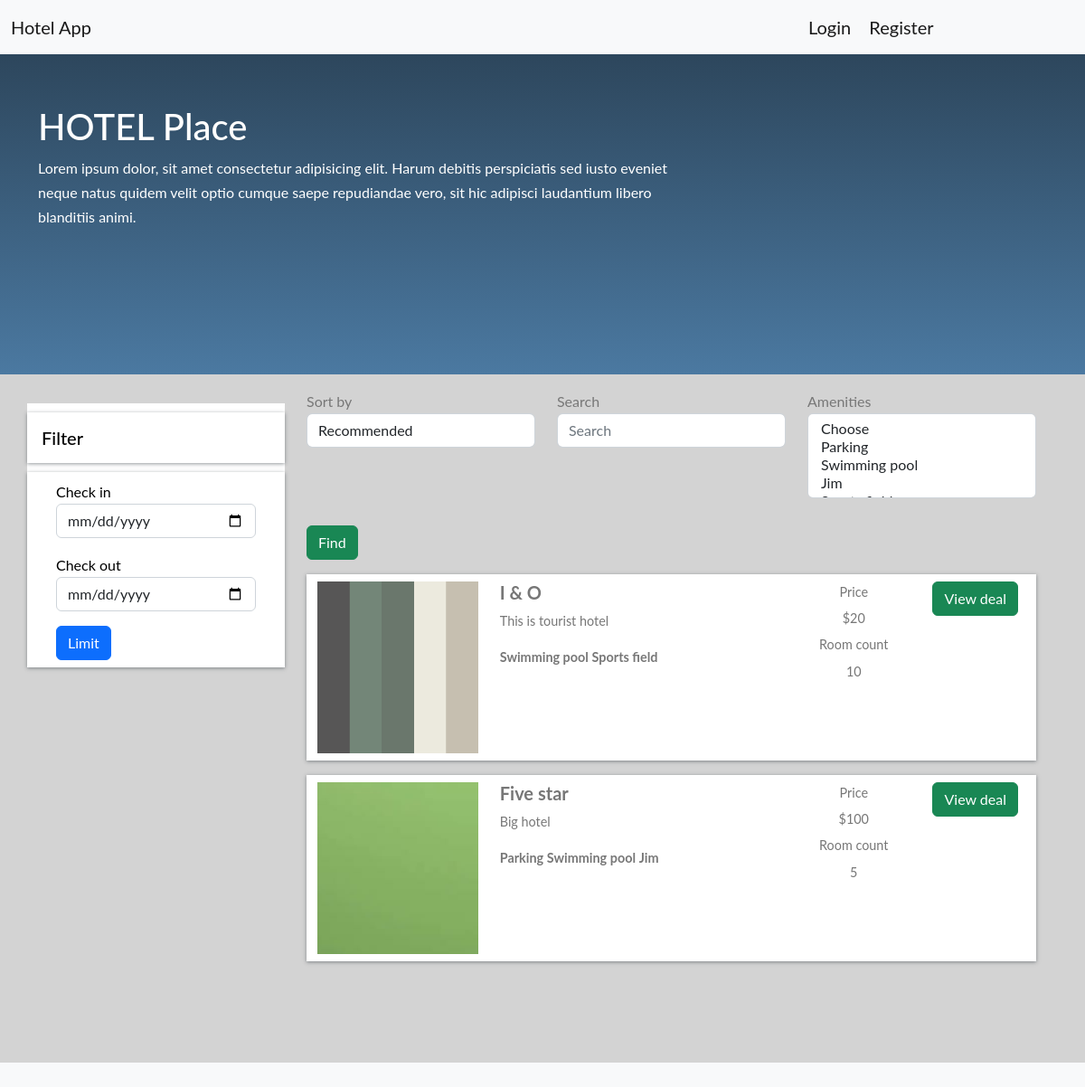
The page / on the database its author committed.
### home/models.py (models this page shows, shortened)
class BaseModel(models.Model):
    uid=models.UUIDField(default=uuid.uuid4, editable=False, primary_key=True)
    created_at= models.DateField(auto_now_add=True)
    updated_at = models.DateField(auto_now_add=True)

class HotelImage(BaseModel):
    hotels = models.ForeignKey(Hotel, on_delete = models.CASCADE,  related_name='hotels_name')
    image= models.ImageField(upload_to='hotels')

class Hotel(BaseModel):
    hotel_name = models.CharField(max_length=100)
    hotel_price=models.IntegerField()
    description = models.TextField()
    amenities = models.ManyToManyField(Amenities)
    room_count = models.IntegerField(default=10)

class Amenities(BaseModel):
    amenities_name=models.CharField(max_length=100)

### home/views.py (the view, shortened to what this page needs)
# urls.py: path('',home, name='home'),
def home(request):
    amenities=Amenities.objects.all()
    hotels = Hotel.objects.all()
    sort_by = request.GET.get('sort_by')
    amenitiess = request.GET.getlist('amenities')
    if sort_by:
        if sort_by == 'ASC':
            hotels = hotels.order_by('hotel_price')
        elif sort_by == 'DSC':
            hotels = hotels.order_by('-hotel_price')
    if len(amenitiess):
        hotels = hotels.filter(amenities__amenities_name__in = amenitiess).distinct()
    context = {
        'amenities':amenities, 'hotels':hotels, 'sort_by':sort_by, 'amenitiess':amenitiess,
        }
    return render(request,'home.html',context)

### templates/home.html (shortened to what this page needs)
{% extends "base.html" %}
{%  block start %}
<section class="colorful jumbotron mb-0" role="banner">
    <nav class="navbar navbar-expand-lg justify-content-between navbar-dark" role="navigation">
        <div class="navbar-brand">
            <a href="index.html">Hotel Spoof
                <em>.</em>
            </a>
        </div>
    </nav>
    <div class="container hotels-container">
        <div class="row mt-2 justify-content-between">
            <div class="col-md-8 text-white align-self-center mb-2 p-4">
                <h1>HOTEL Place</h1>
                <span class=""> Lorem ipsum dolor, sit amet consectetur adipisicing elit. Harum debitis perspiciatis sed iusto
                    eveniet neque natus quidem velit optio cumque saepe repudiandae vero, sit hic adipisci laudantium libero blanditiis
                    animi.
                </span>
            </div>
        </div>
    </div>
</section>
<section class="search-container mb-5 pb-5">
    <div class="container">
        <div class="row">
            <div class="col-lg-3">
                <div class="row mt-2 justify-content-between">
                    <div class="filter-card">
                        <h5>Filter</h5>
                        <form action="#" method='post'>
                            <div class="row form-group">
                                <div class="col-md-12">
                                    <label for="mintopay">Check in</label>
                                    <p>
                                        <input type="date" name="checkin" id="checkin" class="form-control">
                                    </p>
                                </div>
                                <div class="col-md-12">
                                    <label for="maxtopay">Check out</label>
                                    <p>
                                        <input type="date" name="checkout" id="checkout" class="form-control">
                                    </p>
                                </div>
                            </div>
                            <div class="row form-group">
                                <div class="col-md-12">
                                    <input type="submit" class="btn btn-primary btn-block" value="Limit">
                                </div>
                            </div>
                        </form>
                    </div>
                </div>
            </div>
            <div class="col-lg-9  px-4 mb-5">
               <form>
                <div class="row mt-3">
                    <div class="col-md-4">
                    <div class="form-inline">
                        <label class="" for="exampleFormControlSelect1">Sort by</label>
                        <select class="form-control" name="sort_by" id="exampleFormControlSelect1">
                            <option value="">Recommended</option>
                        </select>
                    </div>
                    </div>
                    <div class="col-md-4">
                                <div class="form-inline">
                                    <label class="" for="exampleFormControlSelect1">Search</label>
                                    <input name="search" id="search-input" class="form-control" value="{{search}}" placeholder="Search">
                                </div>
                            </div>
                    <div class="col-md-4">
                        <div class="form-inline">
                           <label class="" for="exampleFormControlSelect1">Amenities</label>
                            <select name="amenities" class="form-control" multiple>
                            <option value="">Choose</option>
                            {% for emenit in amenities%}
                              <option {% if emenit.amenities_name in amenitiess %} selected {%endif %} value="{{emenit.amenities_name}}">{{emenit.amenities_name}}</option>
                            {% endfor %}
                        </select>
                        </div>
                    </div>
                    <div class="col-md-4">
                            <button style="margin-top: 30px;" type="submit" class="btn btn-success">Find</button>
                        </div>
                </div>
                </form>
                    {% for hotel in hotels %}
                        <div class="row search-card-result">
                            <div class="col-md-3">
                                {% for hotel_image in hotel.hotels_name.all|slice:":1" %}
                                    <a href="{% url 'hotel_detail' uid=hotel_image.hotels.uid %}">
                                        <img class="img-fluid" src="{{ hotel_image.image.url }}" alt="">
                                    </a>
                                {% endfor %}
                            </div>
                        <div class="col-md-5">
                            <h5>{{hotel.hotel_name}}</h5>
                            <p>
                            {{hotel.description | truncatechars:150}}
                            </p>
                            <p>
                                {% for amenitie in hotel.amenities.all %}
                                <b>{{amenitie.amenities_name}}</b>
                                {% endfor %}
                            </p>
                        </div>
                        <div class="col-md-2 border-left text-center more-offers">
                            <p>Price</p>
                            <p>${{hotel.hotel_price}}</p>
                            <p>Room count</p>
                            <p>{{hotel.room_count}}</p>
                        </div>
                        <div class="col-md-2 border-left text-center more-offers">
                            <a href="{% url 'hotel_detail' uid=hotel.uid %}" class="btn btn-success">View deal</a>
                </div>
                    </div>
                    {% endfor %}
            </div>
        </div>
    </div>
</section>
{% endblock %}

### templates/base.html (shortened to what this page needs)
<!doctype html>
<html lang="en">
  <head>
    <link href="https://cdn.jsdelivr.net/npm/bootstrap@5.2.0-beta1/dist/css/bootstrap.min.css" rel="stylesheet">
</head>
  <body class="bg-light">
<nav class="navbar fixed-top bg-light">
  <div class="container-fluid">
    <a class="navbar-brand" href="/">Hotel App</a>
    <div class="col-lg-3 text-right  justify-content-end" id="navbarNav">
      <ul class="nav">
          <li class="nav-item">
            {% if user.is_authenticated %}
              <li class="navbar-brand">   {{user.last_name}}</li>
              <li><a class="navbar-brand" href="logout">Logout</a></li>
           {% else %}
                <a class="navbar-brand" href="login/">Login</a>
                <a class="navbar-brand" href="register/">Register</a>
          {% endif %}
          </li>
      </ul>
  </div>
  </div>
</nav>
      {% block start %}
      {% endblock %}
  </body>
</html>

### rows shown on the page
Hotel: hotel_name "I & O", description "This is tourist hotel", hotel_price "20", room_count "10"
HotelImage: image (picture)
Amenities: amenities_name "Swimming pool"
Amenities: amenities_name "Sports field"
Hotel: hotel_name "Five star", description "Big hotel", hotel_price "100", room_count "5"
HotelImage: image (picture)
Amenities: amenities_name "Parking"
Amenities: amenities_name "Jim"
